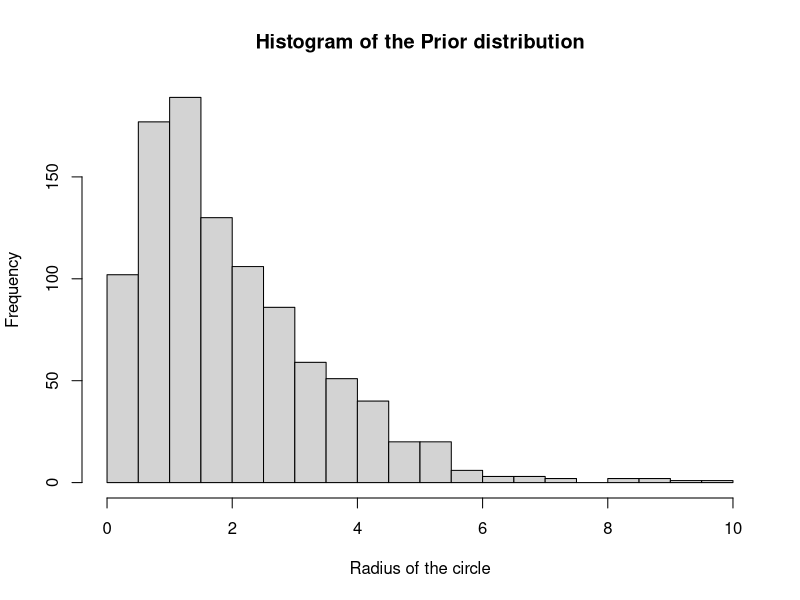
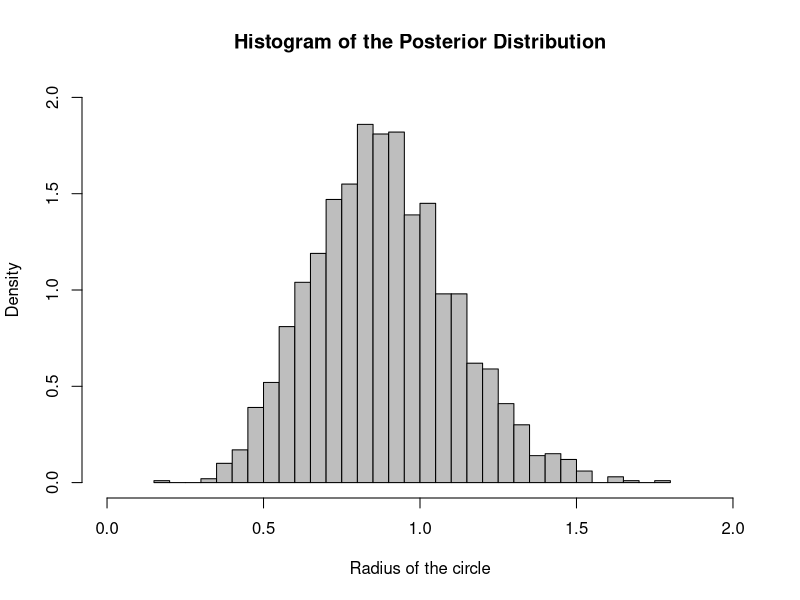
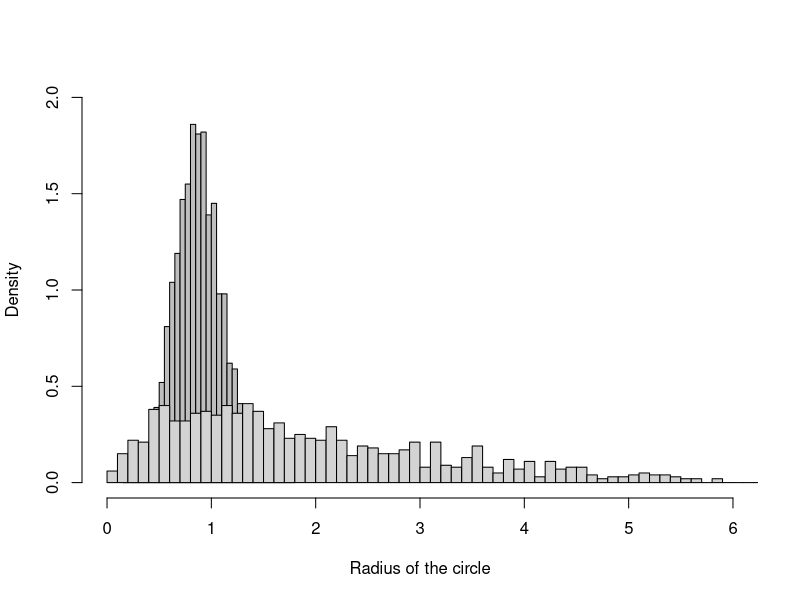

The R script that drew these images, in order:
#R code for Task 1
set.seed(0)

N=1000
alpha=2
Beta=1
#Generate 1000 samples from the prior distribution
prior <- rgamma(N,alpha,rate=Beta)
#Plot a histogram of these samples
hist(prior,breaks=30,xlab="Radius of the circle",
     main="Histogram of the Prior distribution")


#Envelope Rejection Sampling Method Code
N <- 2000
count <- 0
res <- NULL # empty vector
n <- 10
k <- 3
c <- ((k^k) *(n-k)^(n-k))/(n^n)
while (count < N) {
  R <- rgamma(1,alpha)
  U <- runif(1)
  if (c* (R*exp(-R) * U <= (1-exp((-R^2)/2))^k * exp(-(n-k)*(R^2)/2)*R*exp(-R)) ) {
    count <- count+1
    #Accept R value and add to res vector
    res <- c(res, R)
  } else { #Reject R value
  }
}
#Plot the histogram
hist(res,breaks=30,col="grey",probability=T,xlab="Radius of the circle",
     main="Histogram of the Posterior Distribution",ylim=c(0,2),xlim=c(0,2))

#Plotting the dual histogram
hist(res,breaks=30,col="grey",probability=T,xlab="Radius of the circle",
     ylim=c(0,2),xlim=c(0,6),main="")
hist(prior,breaks=70,xlab="Radius of the circle",probability=T,xlim=c(0,6),add=T)


#Task 4

#Posterior expectation E(R|K=3)
Exp = mean(res)

#Posterior prob P(R<1/2|K=3)
Prob <- mean(res<0.5)

#How do i work out the error? The actual results
MSE = var(res)/N
MSE
